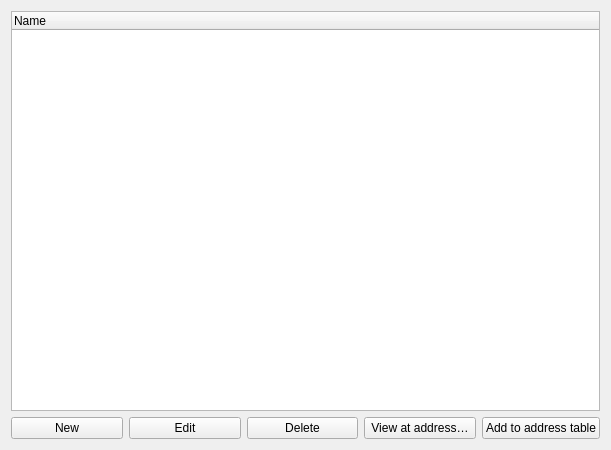
<?xml version="1.0" encoding="UTF-8"?>
<ui version="4.0">
 <class>Form</class>
 <widget class="QWidget" name="Form">
  <property name="geometry">
   <rect>
    <x>0</x>
    <y>0</y>
    <width>611</width>
    <height>450</height>
   </rect>
  </property>
  <property name="windowTitle">
   <string>Structures</string>
  </property>
  <layout class="QGridLayout" name="gridLayout">
   <item row="0" column="0">
    <widget class="QTreeWidget" name="treeWidget_Structures">
     <property name="rootIsDecorated">
      <bool>false</bool>
     </property>
     <column>
      <property name="text">
       <string>Name</string>
      </property>
     </column>
    </widget>
   </item>
   <item row="1" column="0">
    <layout class="QHBoxLayout" name="horizontalLayout">
     <item>
      <widget class="QPushButton" name="pushButton_New">
       <property name="text">
        <string>New</string>
       </property>
      </widget>
     </item>
     <item>
      <widget class="QPushButton" name="pushButton_Edit">
       <property name="text">
        <string>Edit</string>
       </property>
      </widget>
     </item>
     <item>
      <widget class="QPushButton" name="pushButton_Delete">
       <property name="text">
        <string>Delete</string>
       </property>
      </widget>
     </item>
     <item>
      <widget class="QPushButton" name="pushButton_ViewAtAddress">
       <property name="text">
        <string>View at address…</string>
       </property>
      </widget>
     </item>
     <item>
      <widget class="QPushButton" name="pushButton_AddToTable">
       <property name="text">
        <string>Add to address table</string>
       </property>
      </widget>
     </item>
    </layout>
   </item>
  </layout>
 </widget>
 <resources/>
 <connections/>
</ui>
